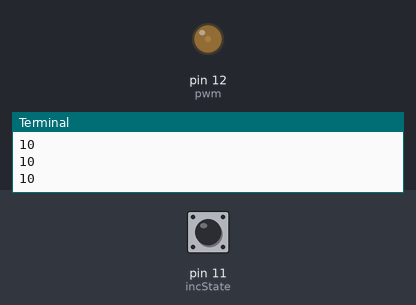
Bench run of a program on a simulated Raspberry Pi (header pin numbers). Shown: output pins drawn as LEDs (lit = HIGH), the last lines printed to the terminal. The inputs (shaded band) are chosen by the test bench; at power-on: pin 11 (incState) HIGH.

Above: at 1.2 s.
1.3 s: pin 11 (incState) pulled LOW for 0.15 s
At 1.9 s:
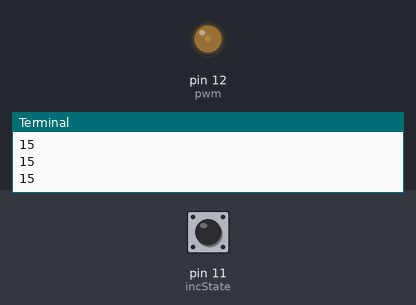
3.0 s: pin 11 (incState) pulled LOW for 1 s
At 5.1 s:
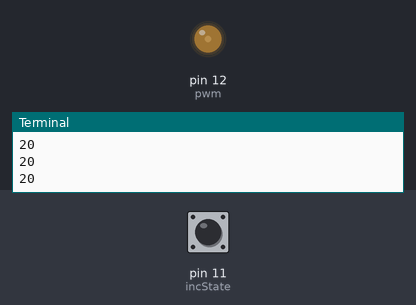
5.5 s: pin 11 (incState) pulsed LOW 5 times (0.12 s each, 0.3 s apart)
At 7.5 s:
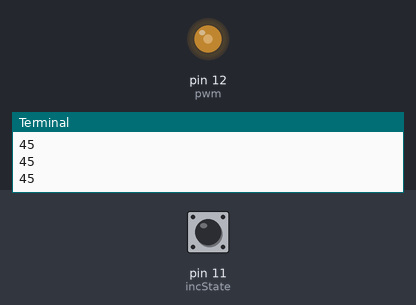
8.5 s: pin 11 (incState) pulsed LOW 2 times (0.12 s each, 0.3 s apart)
At 8.86 s:
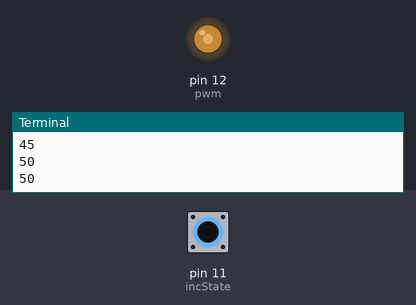
Timing chart, 0 to 11.5 s (numbered marks = the images above; inputs shaded):
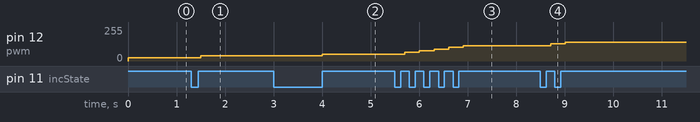

The program:

Bcontrolled_Led.py
```python
import RPi.GPIO as gpio
import time
gpio.setmode(gpio.BOARD)
gpio.setup(12,gpio.OUT)
gpio.setup(11,gpio.IN,pull_up_down=gpio.PUD_UP)
gpio.setup(13,gpio.IN,pull_up_down=gpio.PUD_UP)
incState=1
oldincState=1
dcState=1
olddcState=1
pwm=gpio.PWM(12,100)
dcy=10
pwm.start(dcy)
try:
	while True:
		incState=gpio.input(11)
		dcState=gpio.input(13)
		if oldincState == 0 and dcy < 100 and incState == 1:
			dcy += 5
		if olddcState == 0 and dcy > 0 and dcState == 1:
			dcy -= 5
		if dcy >= 100:
			print('Max Brightness')
		if dcy <= 0:
			print('Min Brightness')
		print(dcy)
		pwm.ChangeDutyCycle(dcy)
		oldincState = incState
		olddcState = dcState
		time.sleep(.1)
except KeyboardInterrupt:
	pwm.stop()
	gpio.cleanup()
```

Measured:
- after the input at 1.3 s, pin 12 (pwm): 26/255 → 38/255 after 0.20 s
- after the input at 3.0 s, pin 12 (pwm): 38/255 → 51/255 after 1.0 s
- after the input at 5.5 s, pin 12 (pwm): moves from 51/255 to 115/255 over 1.2 s, starting after 0.21 s
- after the input at 8.5 s, pin 12 (pwm): 115/255 → 128/255 after 0.21 s, → 140/255 0.30 s later
